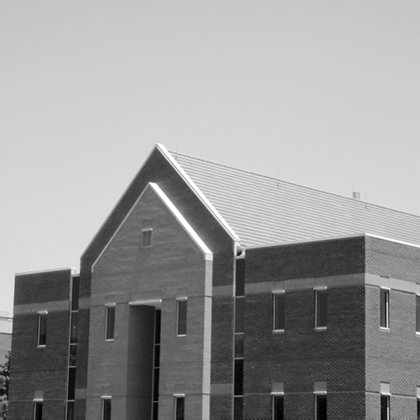
%> input picture Lab3/Q3_1.tif, 420 x 420 px, shrunk from 600 x 600 before the run
$ octave --eval "result = Sobel_11510714(imread('Q3_1.tif'));"   (GNU Octave 9; MATLAB toolbox functions it lacks are replaced by stand-ins)
%> lines starting %> are read from the running program, lines starting %| are printed output that depends on the picture
function OutputImage=Sobel_11510714(InputImage)
%% frequency domain filtering
InputImage=double(InputImage);
[M,N]=size(InputImage);
%> M = 420; N = 420
fp=padarray(InputImage,[1,1]); % padded image

sob=zeros(M+2,N+2);
sob(M/2+1:M/2+3,N/2+1:N/2+3)=[-1 0 1;-2 0 2;-1 0 1];

cent=ones(M+2,N+2);
for i=1:M+2
    for j=1:N+2
        if rem(i+j,2)==1
            cent(i,j)=-1;
        end
    end
end
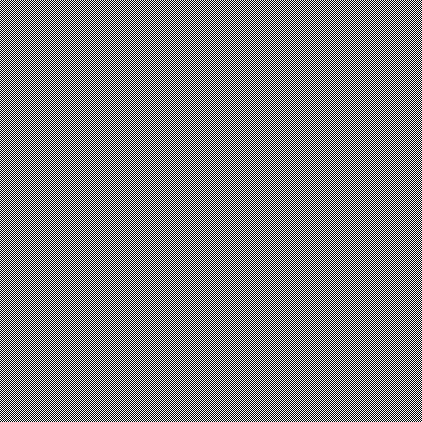
%> cent: size 422x422 double; values -1 (black) and 1 (white), 50% white in thin lines or dots

F=fft2(fp.*cent);
SOB=fft2(sob.*cent);
H=imag(SOB).*cent;
G=F.*H;
gp=imag(ifft2(G)).*cent;
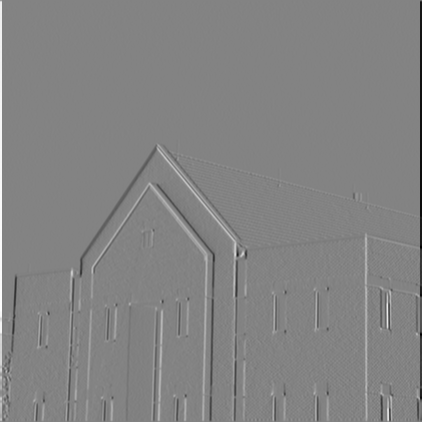
%> gp: size 422x422 double; min -950, max 895, mean 0; drawn with min black and max white
OutputImage=gp(1:M,1:N);

figure
subplot 221
imshow(uint8(InputImage))
title('Input Image')
subplot 222
imshow(uint8(10*log2(1+abs(F))))
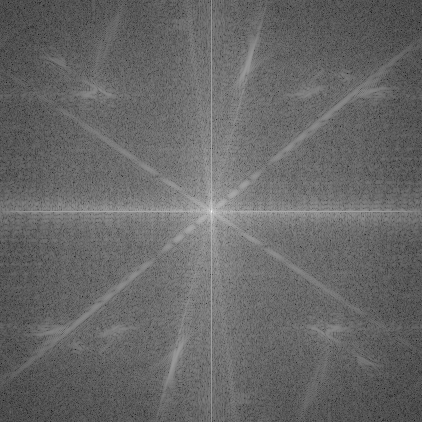
%> displayed picture: size 422x422, on the screen's scale of 0 to 255; min 17, max 247, mean 103.7
title('Frequency Domain')
subplot 223
imshow(uint8((H+8)*255/16))
title('H')
subplot 224
imshow(uint8(OutputImage))
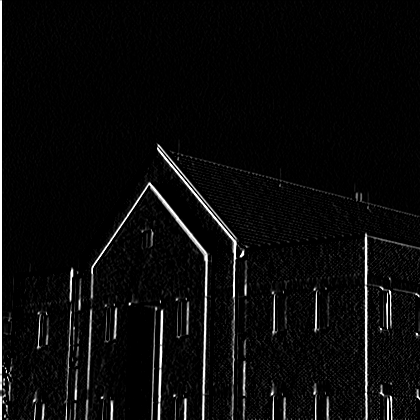
%> displayed picture: size 420x420, on the screen's scale of 0 to 255; min 0, max 255, mean 10.5
title('Output Image')
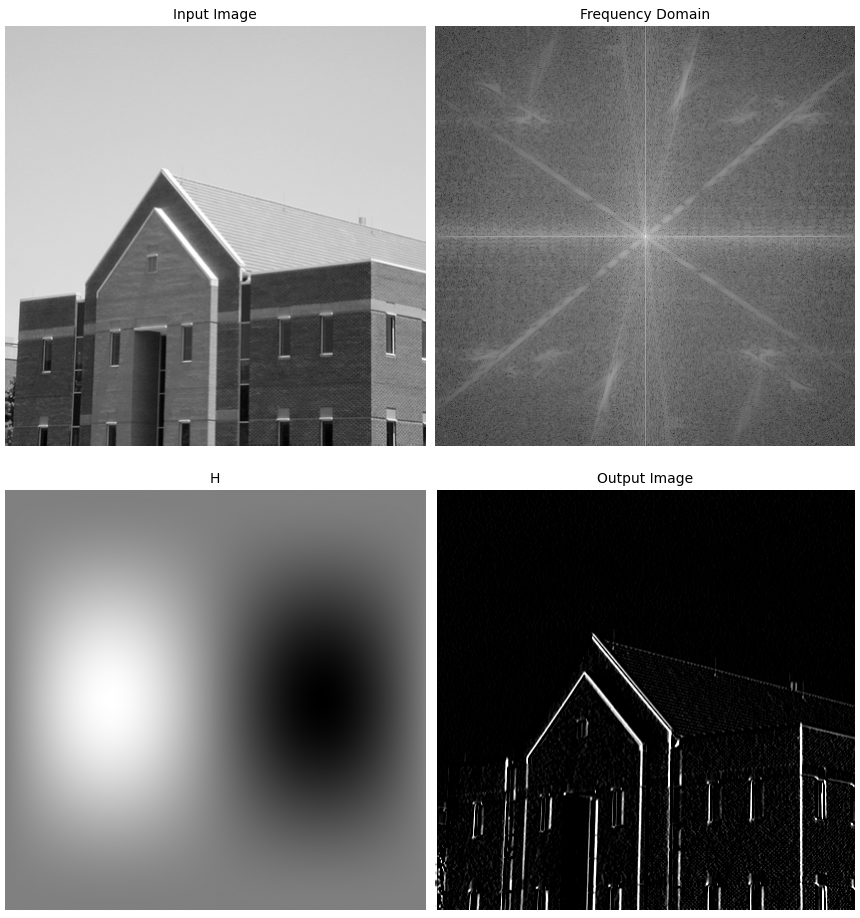
%> figure redrawn from the program's plot data, 4 panels

%% spacial filtering
I1=padarray(InputImage,[1,1]);
mat=[-1 0 1;-2 0 2;-1 0 1];
lap=zeros(M,N);
for i=2:M+1
    for j=2:N+1
        win=I1((i-1:i+1),(j-1:j+1));
        win1=win.*mat;
        lap(i-1,j-1)=sum(sum(win1));
    end
end
OutputImageS=InputImage+lap;
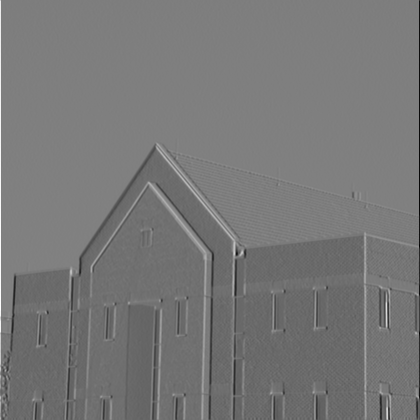
%> OutputImageS: size 420x420 double; min -701, max 1119, mean 152.6; drawn with min black and max white
figure
imshow(uint8(OutputImageS))
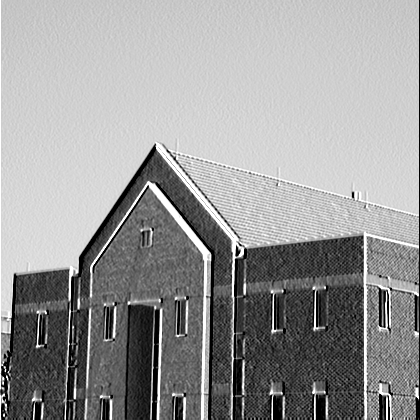
%> displayed picture: size 420x420, on the screen's scale of 0 to 255; min 0, max 255, mean 153.2
title('spatial filtered')

$ run again, on Lab3/Q3_2.tif
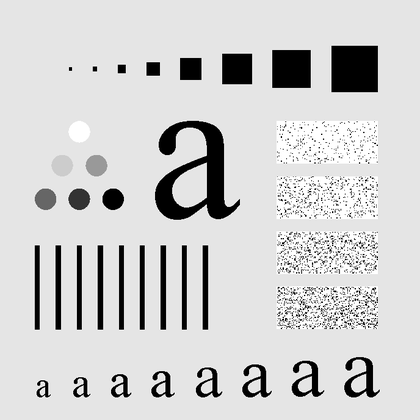
%> input picture Lab3/Q3_2.tif, 420 x 420 px, shrunk from 688 x 688 before the run
%> after the loop in Sobel_11510714, `for i=2:M+1`:
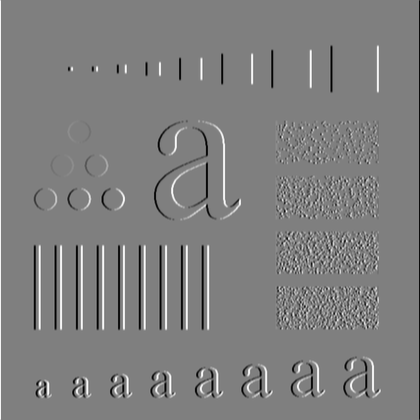
%> lap: size 420x420 double; min -999, max 997, mean 0; drawn with min black and max white
%> in Sobel_11510714, `imshow(uint8(OutputImageS))`:
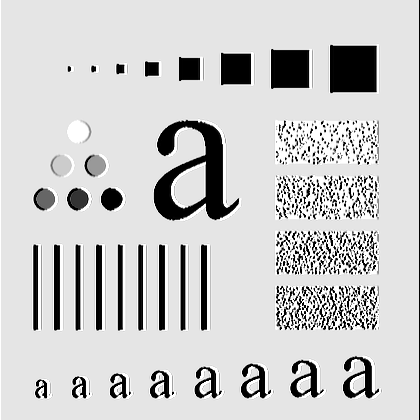
%> displayed picture: size 420x420, on the screen's scale of 0 to 255; min 0, max 255, mean 202.8

$ run again, on Lab3/Q3_3.tif
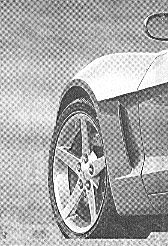
%> input picture Lab3/Q3_3.tif, 168 x 246 px
%> after the loop in Sobel_11510714, `for i=1:M+2`:
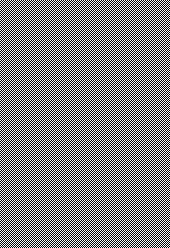
%> cent: size 248x170 double; values -1 (black) and 1 (white), 50% white in thin lines or dots
%> in Sobel_11510714, `imshow(uint8(OutputImageS))`:
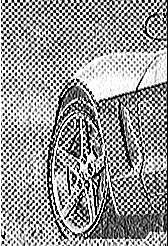
%> displayed picture: size 246x168, on the screen's scale of 0 to 255; min 0, max 255, mean 152.9
